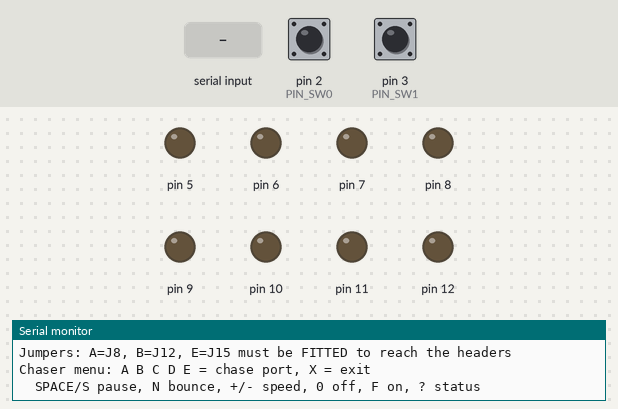
Bench run of a sketch on a simulated Arduino Mega 2560, built with avr-gcc and run on an emulated ATmega2560. Parts: output pins drawn as LEDs (lit = HIGH), the last lines printed to the serial monitor. Dashed ring = blinking. Inputs (shaded band) come from the test bench; at power-on: pin 2 (PIN_SW0) HIGH, pin 3 (PIN_SW1) HIGH.

Above: at 1.2 s.
1.3 s: "A" received over Serial
4.3 s: byte 70 ('F') received over Serial
5.8 s: "B" received over Serial
8.8 s: "C" received over Serial
11.8 s: "D" received over Serial
14.8 s: "E" received over Serial
At 15.04 s:
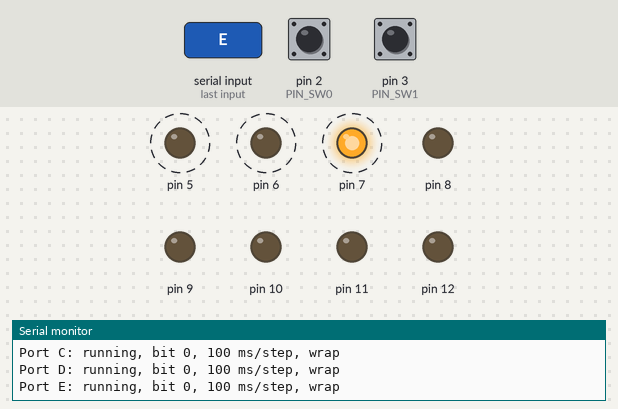
At 15.44 s:
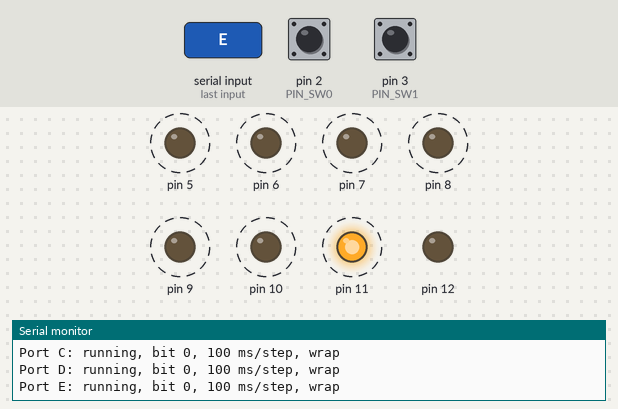
Timing chart, 0 to 18.8 s (numbered marks = the images above; inputs shaded):
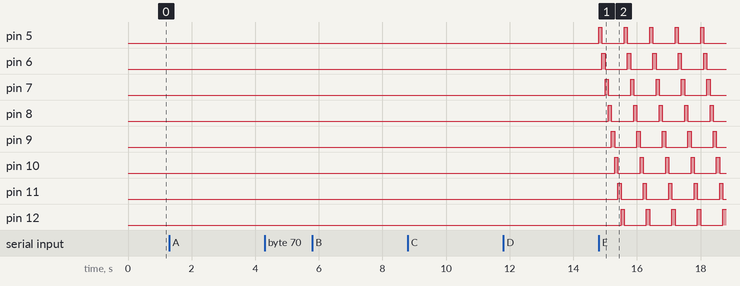

Measured:
- after the input at 14.8 s, pin 5: alternates HIGH for 0.10 s and LOW for 0.70 s, starting at once; pin 6: alternates HIGH for 0.10 s and LOW for 0.70 s, starting after 0.10 s

The sketch:

PortChaser.ino
```cpp
// ============================================================================
//  PortChaser.ino  -  walking-bit LED chaser on any port, A..E
//
//  Teensy 4.1 on the LVC harness board, or Arduino Mega 2560 wired direct.
//  AdapterPorts.h picks the mapping from the board selected in the IDE.
//
//  This is the pin-map verifier: run it on any new board or wiring before
//  trusting anything else. Point an 8-bit LED bar at the port's connector
//  (or at the raw Teensy pins for bare-silicon Stage 0 checks) and watch a
//  single lit bit walk from bit 0 (white) to bit 7 (red).
//
//  MENU (115200; the baud is decorative on the Teensy):
//    A B C D E : chase that port
//    X         : exit - blank every port, back to the menu
//    SPACE / S : pause / resume
//    N         : bounce mode on/off (sweep back down instead of wrapping)
//    +  /  -   : faster / slower (25 ms .. 800 ms per step)
//    0  /  F   : all bits off / all bits on (lamp test; pauses the chase)
//    ?         : status
//  SW0 pauses/resumes, SW1 toggles bounce.
//
//  BOARD SETUP (LVC harness board):
//    - Ports A, B, E drive only with their jumper FITTED: J8 (A),
//      J12 (B), J15 (E). Parked = the port reads and its header stays dark.
//    - Ports C and D are runtime-directional: this sketch calls
//      portDrive() when you select them and portRelease() when you leave,
//      so no jumper is involved.
//    - PE0 is the clock line: chasing E blinks the onboard LED on bit 0.
//    - PE6/PE7 only reach H11/H12 with J6/J7 in the port position.
//    - LED bar: power from the board's 5 V pair (H13/H14), grounds
//      commoned (H15/H16). Bare-Teensy instead: wire to the port's GPIOs
//      and power the bar from the Teensy's 3.3 V rail.
// ============================================================================

#include "AdapterPorts.h"

static const unsigned long stepMinMillis  = 25;
static const unsigned long stepMaxMillis  = 800;
static const unsigned long debounceMillis = 30;

static unsigned long stepMillis = 100;   // current chaser speed
static unsigned long lastStep   = 0;
static char          activePort = 0;     // 'A'..'E', 0 = at the menu
static uint8_t       chaserBit  = 0;     // 0..7
static bool          paused     = false;
static bool          bounce     = false;
static int8_t        direction  = 1;     // +1 up, -1 down (bounce mode)

static bool          lastSw0    = false;
static bool          lastSw1    = false;
static unsigned long lastSwEdge = 0;

void writeActivePort(uint8_t value) {
  switch (activePort) {
    case 'A': writePortA(value); break;
    case 'B': writePortB(value); break;
    case 'C': writePortC(value); break;
    case 'D': writePortD(value); break;
    case 'E': writePortE(value); break;
    default:  break;
  }
}

void allPortsOff() {
  writePortA(0);
  writePortB(0);
  writePortC(0);
  writePortD(0);
  writePortE(0);
}

void printMenu() {
  Serial.println(F("Chaser menu: A B C D E = chase port, X = exit"));
  Serial.println(F("  SPACE/S pause, N bounce, +/- speed, 0 off, F on, ? status"));
}

void reportStatus() {
  if (activePort == 0) {
    Serial.println(F("At the menu."));
    return;
  }
  Serial.print(F("Port "));
  Serial.print(activePort);
  Serial.print(F(": "));
  Serial.print(paused ? F("paused") : F("running"));
  Serial.print(F(", bit "));
  Serial.print(chaserBit);
  Serial.print(F(", "));
  Serial.print(stepMillis);
  Serial.print(F(" ms/step, "));
  Serial.println(bounce ? F("bounce") : F("wrap"));
}

// PE6/PE7 are the same GPIOs as SW0/SW1 (40/41). While port E is driving,
// those pins are outputs and reading them just returns what the chaser is
// driving - which would look like button presses. Buttons are therefore
// ignored while E is active. On the board the same overlap exists whenever
// J6/J7 sit in the port position.
bool buttonsUsable() {
#if defined(__IMXRT1062__)
  return activePort != 'E';
#else
  return true;   // Mega: SW0/SW1 are separate pins (2/3)
#endif
}

// Put pins 40/41 back to button duty and re-arm the edge detector so the
// first poll after leaving E doesn't register a phantom press.
void rearmButtons() {
  pinMode(PIN_SW0, SW_PIN_MODE);
  pinMode(PIN_SW1, SW_PIN_MODE);
  lastSw0 = sw0Pressed();
  lastSw1 = sw1Pressed();
  lastSwEdge = millis();
}

// Ports A/B/E: the Teensy pins drive whenever this sketch runs; the board
// jumper decides whether that reaches the header. Ports C/D: take the bus
// through the direction API on the Teensy, plain pinMode on the Mega.
void claimPort(char port) {
  switch (port) {
    case 'A': setPortMode(PORT_A_PINS, OUTPUT); break;
    case 'B': setPortMode(PORT_B_PINS, OUTPUT); break;
    case 'E': setPortMode(PORT_E_PINS, OUTPUT); break;
    case 'C':
    case 'D':
#if defined(__IMXRT1062__)
      portDrive(port);
#else
      setPortMode(port == 'C' ? PORT_C_PINS : PORT_D_PINS, OUTPUT);
#endif
      break;
    default: break;
  }
}

void releasePort(char port) {
  switch (port) {
    case 'A': setPortMode(PORT_A_PINS, INPUT); break;
    case 'B': setPortMode(PORT_B_PINS, INPUT); break;
    case 'E':
      setPortMode(PORT_E_PINS, INPUT);
      rearmButtons();
      break;
    case 'C':
    case 'D':
#if defined(__IMXRT1062__)
      portRelease(port);
#else
      setPortMode(port == 'C' ? PORT_C_PINS : PORT_D_PINS, INPUT);
#endif
      break;
    default: break;
  }
}

void showBit(uint8_t bit) {
  writeActivePort((uint8_t)(1u << bit));
}

void advance() {
  if (bounce) {
    if (chaserBit == 7 && direction > 0) {
      direction = -1;
    } else if (chaserBit == 0 && direction < 0) {
      direction = 1;
    }
    chaserBit = (uint8_t)(chaserBit + direction);
  } else {
    chaserBit = (uint8_t)((chaserBit + 1) & 0x07);
  }
  showBit(chaserBit);
}

void selectPort(char port) {
  if (activePort != 0 && activePort != port) {
    writeActivePort(0);
    releasePort(activePort);
  }
  activePort = port;
  chaserBit  = 0;
  direction  = 1;
  paused     = false;
  claimPort(activePort);
  showBit(chaserBit);
  lastStep = millis();
  reportStatus();
}

void exitToMenu() {
  if (activePort != 0) {
    writeActivePort(0);
    releasePort(activePort);
  }
  allPortsOff();
  activePort = 0;
  Serial.println(F("Exited - all ports blank."));
  printMenu();
}

void handleCommand(char c) {
  if (c >= 'A' && c <= 'E') {
    selectPort(c);
    return;
  }
  switch (c) {
    case 'X':
      exitToMenu();
      break;
    case ' ':
    case 'S':
      if (activePort == 0) break;
      paused = !paused;
      if (!paused) lastStep = millis();
      reportStatus();
      break;
    case 'N':
      bounce = !bounce;
      direction = 1;
      reportStatus();
      break;
    case '+':
    case '=':
      if (stepMillis > stepMinMillis) {
        stepMillis /= 2;
        if (stepMillis < stepMinMillis) stepMillis = stepMinMillis;
      }
      reportStatus();
      break;
    case '-':
    case '_':
      if (stepMillis < stepMaxMillis) {
        stepMillis *= 2;
        if (stepMillis > stepMaxMillis) stepMillis = stepMaxMillis;
      }
      reportStatus();
      break;
    case '0':
      if (activePort == 0) break;
      paused = true;
      writeActivePort(0x00);
      Serial.println(F("Port = 0x00"));
      break;
    case 'F':
      if (activePort == 0) break;
      paused = true;
      writeActivePort(0xFF);
      Serial.println(F("Port = 0xFF (lamp test)"));
      break;
    case '?':
      reportStatus();
      break;
    default:
      break;  // CR/LF and anything else ignored
  }
}

void setup() {
  Serial.begin(115200);

#if defined(__IMXRT1062__)
  initPortDirections();   // C/D reading, DIR lines low, all ports inputs
#else
  setPortMode(PORT_A_PINS, INPUT);
  setPortMode(PORT_B_PINS, INPUT);
  setPortMode(PORT_C_PINS, INPUT);
  setPortMode(PORT_D_PINS, INPUT);
  setPortMode(PORT_E_PINS, INPUT);
#endif

  pinMode(PIN_SW0, SW_PIN_MODE);
  pinMode(PIN_SW1, SW_PIN_MODE);
  lastSw0 = sw0Pressed();
  lastSw1 = sw1Pressed();

  while (!Serial && millis() < 3000) { }
  Serial.print(F("PortChaser on "));
  Serial.println(F(PLATFORM_NAME));
  Serial.println(F("Jumpers: A=J8, B=J12, E=J15 must be FITTED to reach the headers"));
  printMenu();
}

void loop() {
  // Menu / commands - accepted at any time, running or not.
  while (Serial.available() > 0) {
    char c = (char)Serial.read();
    if (c >= 'a' && c <= 'z') {
      c = (char)(c - 'a' + 'A');
    }
    handleCommand(c);
  }

  // Buttons: SW0 = pause/resume, SW1 = bounce. Skipped while port E owns
  // pins 40/41 (see buttonsUsable) - use the serial commands there.
  if (buttonsUsable() && (millis() - lastSwEdge >= debounceMillis)) {
    bool sw0 = sw0Pressed();
    if (sw0 != lastSw0) {
      lastSw0 = sw0;
      lastSwEdge = millis();
      if (sw0) handleCommand('S');
    }
    bool sw1 = sw1Pressed();
    if (sw1 != lastSw1) {
      lastSw1 = sw1;
      lastSwEdge = millis();
      if (sw1) handleCommand('N');
    }
  }

  // The chase itself.
  if (activePort != 0 && !paused && (millis() - lastStep >= stepMillis)) {
    lastStep = millis();
    advance();
  }
}
```

Source omitted: AdapterPorts.h (16414 bytes)
